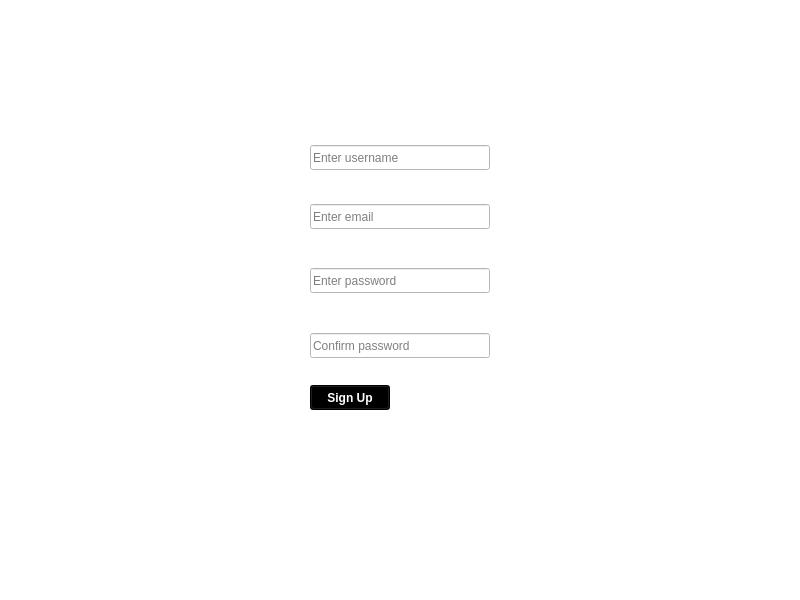
<?xml version="1.0" encoding="UTF-8"?>
<ui version="4.0">
 <class>SignUp</class>
 <widget class="QMainWindow" name="SignUp">
  <property name="geometry">
   <rect>
    <x>0</x>
    <y>0</y>
    <width>800</width>
    <height>600</height>
   </rect>
  </property>
  <property name="windowTitle">
   <string>MainWindow</string>
  </property>
  <property name="styleSheet">
   <string notr="true">background-color: rgb(255, 255, 255);</string>
  </property>
  <widget class="QWidget" name="centralwidget">
   <widget class="QLabel" name="passLabel">
    <property name="geometry">
     <rect>
      <x>311</x>
      <y>244</y>
      <width>140</width>
      <height>20</height>
     </rect>
    </property>
    <property name="styleSheet">
     <string notr="true">color: rgb(170, 0, 0);
font-weight:bold;</string>
    </property>
    <property name="text">
     <string/>
    </property>
   </widget>
   <widget class="QLabel" name="emailLabel">
    <property name="geometry">
     <rect>
      <x>311</x>
      <y>182</y>
      <width>140</width>
      <height>20</height>
     </rect>
    </property>
    <property name="styleSheet">
     <string notr="true">color: rgb(170, 0, 0);
font-weight:bold;</string>
    </property>
    <property name="text">
     <string/>
    </property>
   </widget>
   <widget class="QLabel" name="cPassLabel">
    <property name="geometry">
     <rect>
      <x>311</x>
      <y>309</y>
      <width>140</width>
      <height>20</height>
     </rect>
    </property>
    <property name="styleSheet">
     <string notr="true">color: rgb(170, 0, 0);
font-weight:bold;</string>
    </property>
    <property name="text">
     <string/>
    </property>
   </widget>
   <widget class="QPushButton" name="signUpButton">
    <property name="geometry">
     <rect>
      <x>310</x>
      <y>385</y>
      <width>80</width>
      <height>25</height>
     </rect>
    </property>
    <property name="styleSheet">
     <string notr="true">color: rgb(255, 255, 255);
font-weight:bold;
background-color: rgb(0, 0, 0);</string>
    </property>
    <property name="text">
     <string>Sign Up</string>
    </property>
   </widget>
   <widget class="QLabel" name="userLabel">
    <property name="geometry">
     <rect>
      <x>311</x>
      <y>122</y>
      <width>140</width>
      <height>20</height>
     </rect>
    </property>
    <property name="styleSheet">
     <string notr="true">color: rgb(170, 0, 0);
font-weight:bold;</string>
    </property>
    <property name="text">
     <string/>
    </property>
   </widget>
   <widget class="QLineEdit" name="userNameBox">
    <property name="geometry">
     <rect>
      <x>310</x>
      <y>145</y>
      <width>180</width>
      <height>25</height>
     </rect>
    </property>
    <property name="styleSheet">
     <string notr="true">color: rgb(0, 0, 0);</string>
    </property>
    <property name="placeholderText">
     <string>Enter username</string>
    </property>
   </widget>
   <widget class="QLineEdit" name="emailBox">
    <property name="geometry">
     <rect>
      <x>310</x>
      <y>204</y>
      <width>180</width>
      <height>25</height>
     </rect>
    </property>
    <property name="styleSheet">
     <string notr="true">color: rgb(0, 0, 0);</string>
    </property>
    <property name="placeholderText">
     <string>Enter email</string>
    </property>
   </widget>
   <widget class="QLineEdit" name="passBox">
    <property name="geometry">
     <rect>
      <x>310</x>
      <y>268</y>
      <width>180</width>
      <height>25</height>
     </rect>
    </property>
    <property name="styleSheet">
     <string notr="true">color: rgb(0, 0, 0);</string>
    </property>
    <property name="echoMode">
     <enum>QLineEdit::EchoMode::Password</enum>
    </property>
    <property name="placeholderText">
     <string>Enter password</string>
    </property>
   </widget>
   <widget class="QLineEdit" name="cPassBox">
    <property name="geometry">
     <rect>
      <x>310</x>
      <y>333</y>
      <width>180</width>
      <height>25</height>
     </rect>
    </property>
    <property name="styleSheet">
     <string notr="true">color: rgb(0, 0, 0);</string>
    </property>
    <property name="echoMode">
     <enum>QLineEdit::EchoMode::Password</enum>
    </property>
    <property name="placeholderText">
     <string>Confirm password</string>
    </property>
   </widget>
  </widget>
  <widget class="QMenuBar" name="menubar">
   <property name="geometry">
    <rect>
     <x>0</x>
     <y>0</y>
     <width>800</width>
     <height>22</height>
    </rect>
   </property>
  </widget>
  <widget class="QStatusBar" name="statusbar"/>
 </widget>
 <resources/>
 <connections/>
</ui>
